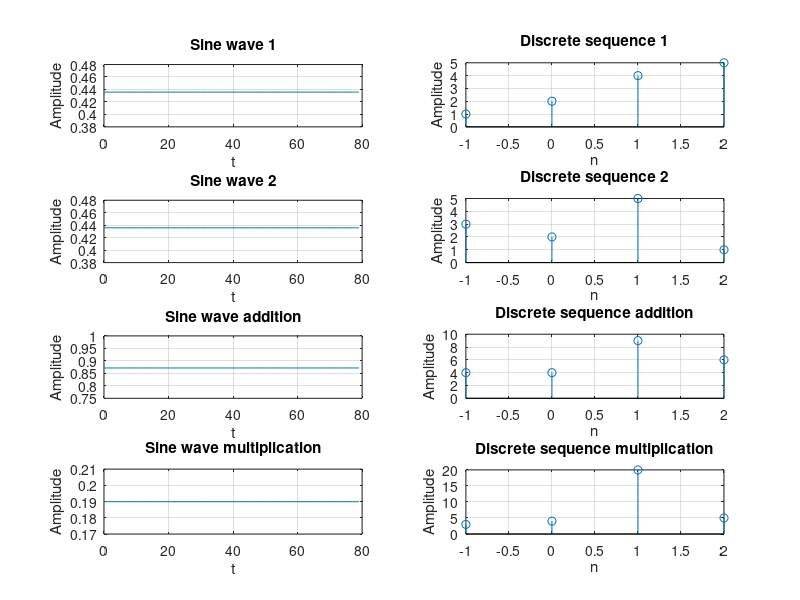

This figure's MATLAB source:
% assignment 3 q 1
% clear
clc;
clear all;
close all;

% creating plots for sine waves
% set t range
t = 0:79;

% take sine waves
display(': Enter 1st sine wave properties :');
a = input('Amplitude : ');
f = input('Frequency : ');
ph = input('Phase : ') * pi/180;
y1 = a*sin(2*pi*f*t+ph);

display(' ');
display(': Enter 2nd sine wave properties :');
a = input('Amplitude : ');
f = input('Frequency : ');
ph = input('Phase : ') * pi/180;
y2 = a*sin(2*pi*f*t+ph);

% plot actual sine waves wave
subplot(4,2,1);
plot(t,y1);
title('Sine wave 1');
xlabel('t');
ylabel('Amplitude');
grid on;
subplot(4,2,3);
plot(t,y2);
title('Sine wave 2');
xlabel('t');
ylabel('Amplitude');
grid on;

% addition of two sine waves
y = y1 + y2;
subplot(4,2,5);
plot(t,y);
title('Sine wave addition');
xlabel('t');
ylabel('Amplitude');
grid on;

% multiplication of two sine waves
y = y1 .* y2;
subplot(4,2,7);
plot(t,y);
title('Sine wave multiplication');
xlabel('t');
ylabel('Amplitude');
grid on;

% clearing workspace
clear all;

% creating plots for discrete wave
% set variables
x1 = [1 2 4 5];
x2 = [3 2 5 1];
n = -1:2;

% plot original signals
subplot(4,2,2);
stem(n,x1);
title('Discrete sequence 1');
xlabel('n');
ylabel('Amplitude');
grid on;

subplot(4,2,4);
stem(n,x2);
title('Discrete sequence 2');
xlabel('n');
ylabel('Amplitude');
grid on;

% plot addition
x = x1 + x2;
subplot(4,2,6);
stem(n,x);
title('Discrete sequence addition');
xlabel('n');
ylabel('Amplitude');
grid on;

% plot multiplication
x = x1 .* x2;
subplot(4,2,8);
stem(n,x);
title('Discrete sequence multiplication');
xlabel('n');
ylabel('Amplitude');
grid on;